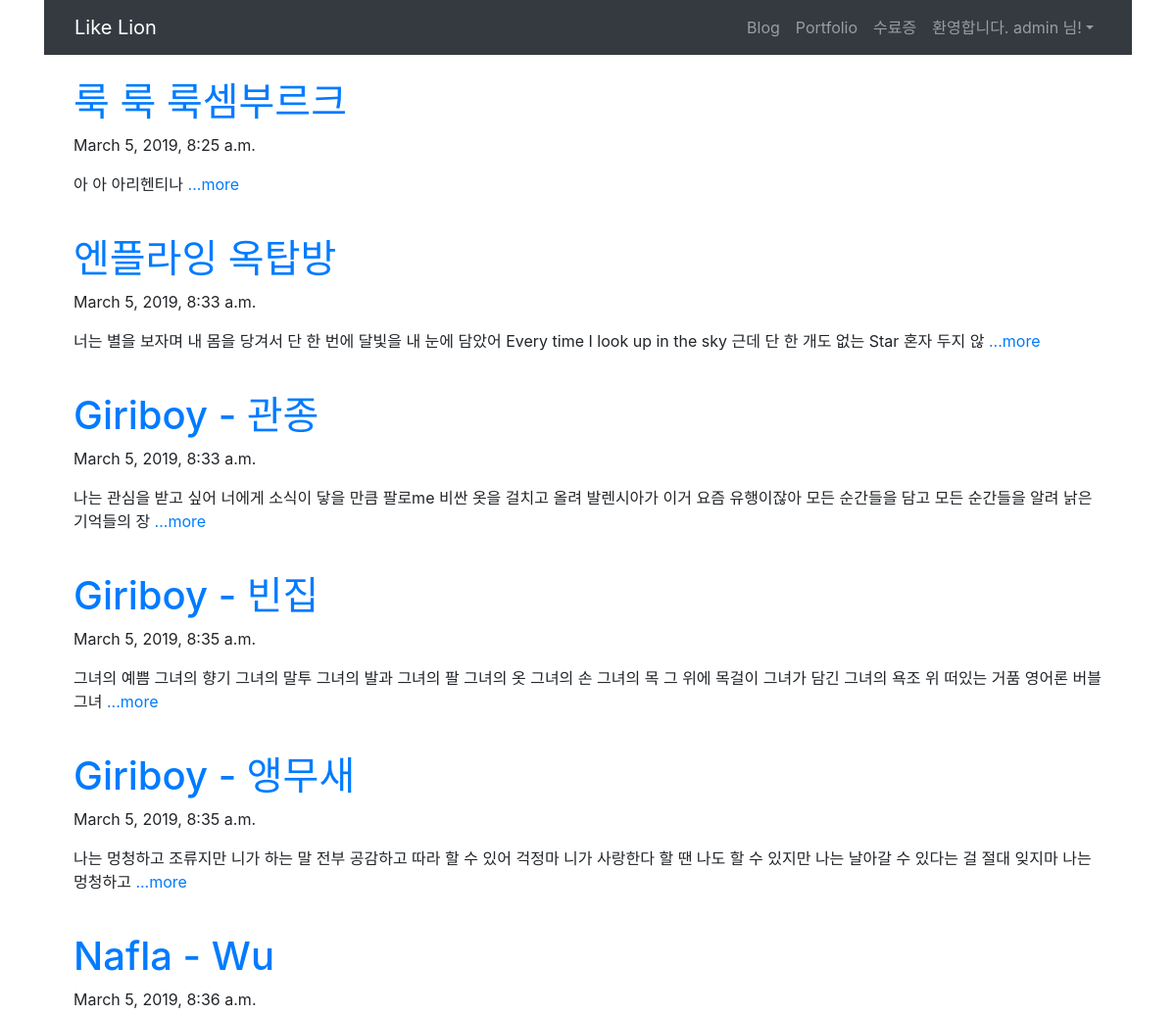
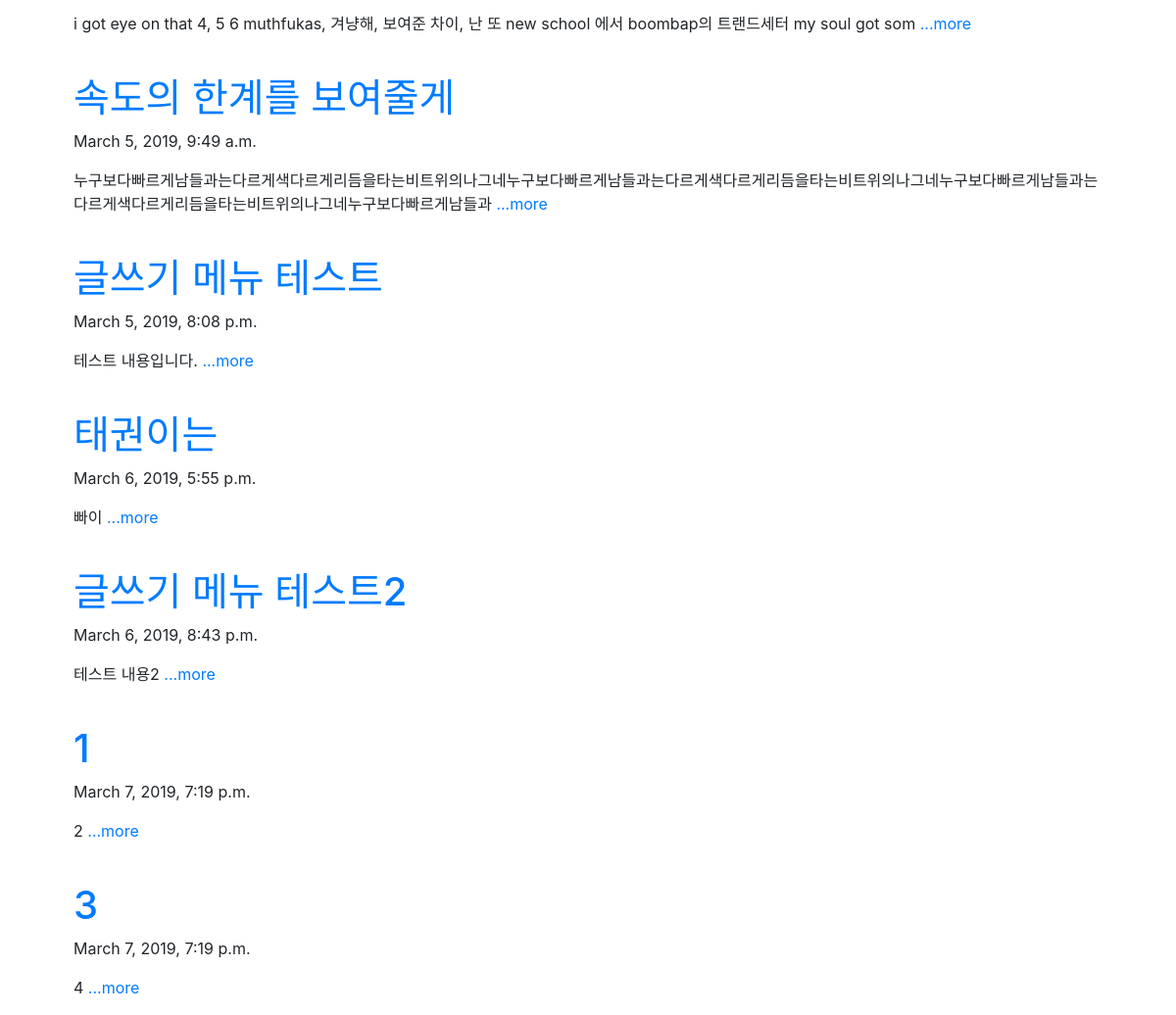
The app's page / (signed in) with its own data (2 pictures, top to bottom).
### blog/models.py (models this page shows, shortened)
class Blog(models.Model):
    title = models.CharField(max_length=200)
    pub_date = models.DateTimeField('date published')
    body = models.TextField()
    def summary(self):
        return self.body[:100]

### blog/views.py (the view)
# urls.py: path('', views.blog, name = "blog"),
def blog(request): # 원래 home
    blogs = Blog.objects
    return render(request, 'blog.html', {'blogs' : blogs})

### blog/templates/blog.html
{% extends "base.html" %}
{% block content %}
    {% for blog in blogs.all %}
    <br>
    <div class="container">
        <a href="{% url 'detail' blog.id %}">
            <h1> {{blog.title}} </h1>
        </a>
        <p> {{blog.pub_date }} </p>
        <p> {{blog.summary}} <a href="{% url 'detail' blog.id %}">...more</a> </p>
    </div>
    {% endfor %}
{% endblock %}

### blogproject/templates/base.html (shortened to what this page needs)
<!doctype html>
<html lang="en">
<head>
    <link rel="stylesheet" href="https://stackpath.bootstrapcdn.com/bootstrap/4.3.1/css/bootstrap.min.css"
>
</head>
<body>
    <div class="container">
            <nav class="navbar navbar-expand-lg navbar-dark bg-dark">
                    <div class="container">
                        <a class="navbar-brand" href="{% url 'blog' %}">Like Lion</a>
                        <div class="collapse navbar-collapse" id="navbarNavAltMarkup">
                            <ul class="navbar-nav ml-auto">
                                <li class="nav-item">
                                    <a class="nav-item nav-link" href="{% url 'blog' %}">Blog</span></a>
                                </li>
                                <li class="nav-item">
                                    <a class="nav-item nav-link" href="{% url 'portfolio' %}">Portfolio</a>
                                </li>
                                <li class="nav-item">
                                    <a class="nav-item nav-link" href="#">수료증</a>
                                </li>
                                {% if user.is_authenticated %}
                                <li class="nav-item dropdown">
                                    <a class="nav-link dropdown-toggle" id="navbarDropdown" role="button" data-toggle="dropdown"
                                        aria-haspopup="true" aria-expanded="false">환영합니다. {{ user.username }} 님!</a>
                                </li>
                                {% endif %}
                            </ul>
                        </div>
                    </div>
                </nav>
    <div class="container">
        {% block content %}
        {% endblock %}
    </div>
</body>
</html>

### records on screen
Blog: title "룩 룩 룩셈부르크", pub_date "March 5, 2019, 8:25 a.m.", summary "아 아 아리헨티나"
Blog: title "엔플라잉 옥탑방", pub_date "March 5, 2019, 8:33 a.m.", summary "너는 별을 보자며 내 몸을 당겨서 단 한 번에 달빛을 내 눈에 담았어 Every time I look up in the sky 근데 단 한 개도 없는 Star 혼자 두지 않"
Blog: title "Giriboy - 관종", pub_date "March 5, 2019, 8:33 a.m.", summary "나는 관심을 받고 싶어 너에게 소식이 닿을 만큼 팔로me 비싼 옷을 걸치고 올려 발렌시아가 이거 요즘 유행이잖아 모든 순간들을 담고 모든 순간들을 알려 낡은 기억들의 장"
Blog: title "Giriboy - 빈집", pub_date "March 5, 2019, 8:35 a.m.", summary "그녀의 예쁨 그녀의 향기 그녀의 말투 그녀의 발과 그녀의 팔 그녀의 옷 그녀의 손 그녀의 목 그 위에 목걸이 그녀가 담긴 그녀의 욕조 위 떠있는 거품 영어론 버블 그녀"
Blog: title "Giriboy - 앵무새", pub_date "March 5, 2019, 8:35 a.m.", summary "나는 멍청하고 조류지만 니가 하는 말 전부 공감하고 따라 할 수 있어 걱정마 니가 사랑한다 할 땐 나도 할 수 있지만 나는 날아갈 수 있다는 걸 절대 잊지마 나는 멍청하고"
Blog: title "Nafla - Wu", pub_date "March 5, 2019, 8:36 a.m.", summary "i got eye on that 4, 5 6 muthfukas, 겨냥해, 보여준 차이, 난 또 new school 에서 boombap의 트랜드세터 my soul got som"
Blog: title "속도의 한계를 보여줄게", pub_date "March 5, 2019, 9:49 a.m.", summary "누구보다빠르게남들과는다르게색다르게리듬을타는비트위의나그네누구보다빠르게남들과는다르게색다르게리듬을타는비트위의나그네누구보다빠르게남들과는다르게색다르게리듬을타는비트위의나그네누구보다빠르게남들과"
Blog: title "글쓰기 메뉴 테스트", pub_date "March 5, 2019, 8:08 p.m.", summary "테스트 내용입니다."
Blog: title "태권이는", pub_date "March 6, 2019, 5:55 p.m.", summary "빠이"
Blog: title "글쓰기 메뉴 테스트2", pub_date "March 6, 2019, 8:43 p.m.", summary "테스트 내용2"
Blog: title "1", pub_date "March 7, 2019, 7:19 p.m.", summary "2"
Blog: title "3", pub_date "March 7, 2019, 7:19 p.m.", summary "4"

### other values on screen
{{ user.username }} "admin"
